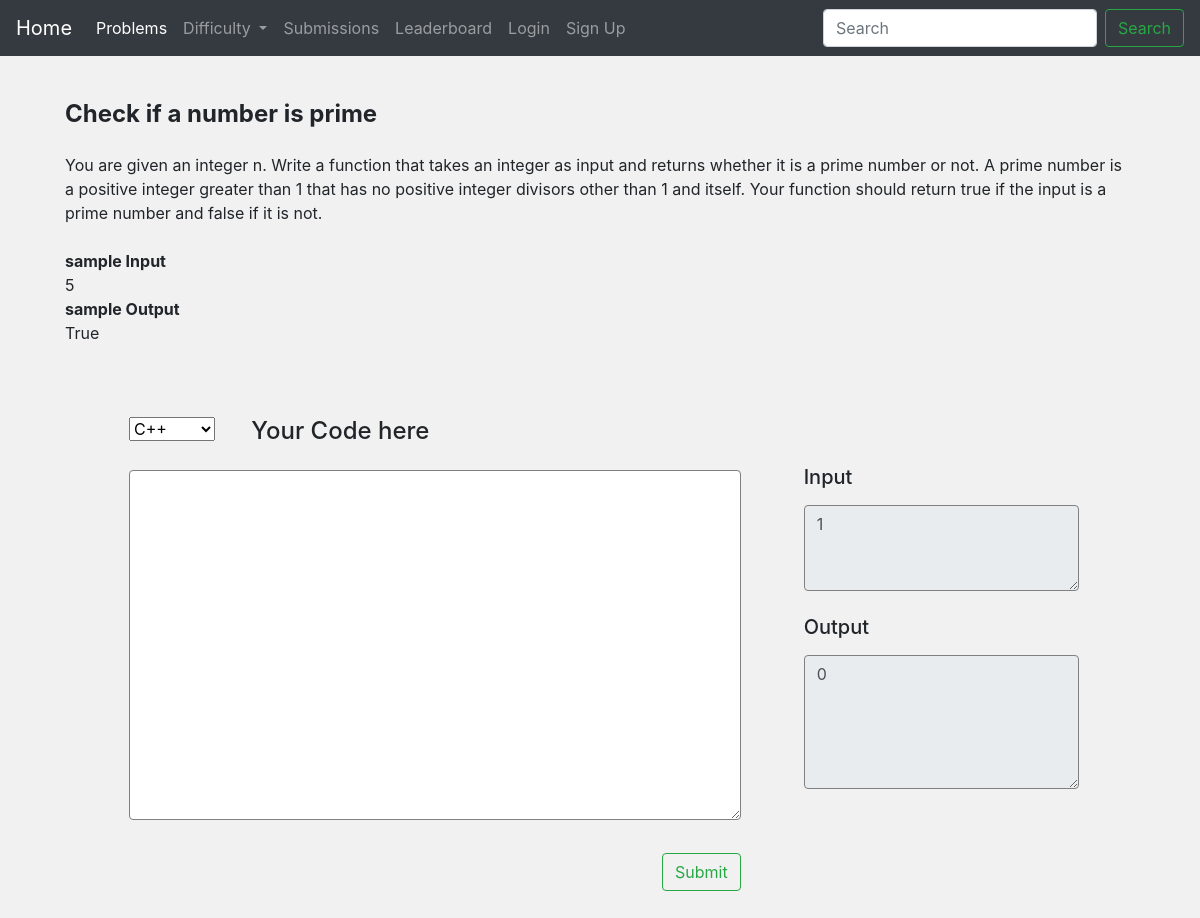
The page /problems/1/ on the database its author committed.
### ocj/models.py (models this page shows, shortened)
class Problem(models.Model):
    title = models.CharField(max_length=255)
    description = models.TextField()
    sample_input = models.TextField()
    sample_output = models.TextField()
    created_at = models.DateTimeField(auto_now_add=True)

class Testcase(models.Model):
    problem = models.ForeignKey(Problem, on_delete=models.CASCADE)
    input = models.TextField()
    output = models.TextField()
    created_at = models.DateTimeField(auto_now_add=True)

### ocj/views.py (the view)
# urls.py: path('problems/<int:pk>/', problem_detail),
@csrf_exempt
def problem_detail(request, pk):
    try:
        problem = Problem.objects.get(pk=pk)
    except Problem.DoesNotExist:
        return JsonResponse({'error': 'Problem does not exist'}, status=404)
    if request.method == 'GET':
        problem = Problem.objects.filter(id=pk)
        testcaselist = Testcase.objects.filter(problem_id=pk)
        testcase = testcaselist[0]
        return render(request, 'probView.html', {'problem': problem[0],'testcase':testcase})

### templates/probView.html (shortened to what this page needs)
{% extends 'base.html' %}
{% block content %}
<div class="container my-4">
      <div class="row">
        <div class="col md-4">
            <div class="col">
                <h4><p><b>{{problem.title}}</b></p> </h4>
        </div>
        <div class="col md-8 my-4">
             {{problem.description}} <br><br>
            <p>
                <b>sample Input</b><br>{{problem.sample_input}}<br>
                 <b>sample Output</b><br>{{problem.sample_output}}<b></b>
            </p>
        </div>
             <div class="container-fluid">
      <div class="row">
        <div class="col-sm-12 ml-5 mr-5 mt-5 mb-5">
          <form action="/problems/{{problem.id}}/verdict/" method="post">
            <div class="form-group row">
              <div class="col-sm-7 mr-5 ml-3">
                <label for="comment"><h4>Your Code here</h4></label>
                  <div style="float:left; width: 20%;">
                        <select name="language" id="language" class="form-select" onchange="update_editor()">
                            <option value="C++">C++</option>
                        </select>
                    </div>
                <textarea class="form-control my-2" rows="14" name="user_code" style="border:1px solid grey; letter-spacing: 1px; font-size: 16px; " onkeydown="if(event.keyCode===9){var v=this.value,s=this.selectionStart,e=this.selectionEnd;this.value=v.substring(0, s)+'\t'+v.substring(e);this.selectionStart=this.selectionEnd=s+1;return false;}">{{user_code}}</textarea>
              </div>
              <div class="col-sm-3 my-5">
                <div class="row mb-4">
                  <label for="comment"><h5>Input</h5></label>
                  <textarea class="form-control" rows="3" name="input_area" style="border:1px solid grey;" disabled>{{testcase.input}}</textarea>
                </div>
                <div class="row">
                  <label for="comment"><h5>Output</h5></label>
                  <textarea class="form-control" rows="5" name="output_area" style="border:1px solid grey;" disabled>{{testcase.output}}</textarea>
                </div>
              </div>
            </div>
            <div class="form-group row">
              <div class="col-sm-7 ml-3">
                  <button class="btn btn-outline-success float-right" type="submit" name="action" value="verdict">Submit </button>
              </div>
            </div>
          </form>
        </div>
      </div>
    </div>
      </div>
</div>
{% endblock %}

### templates/base.html (style rules this page uses)
body { background-color: #f1f1f1; }
.container { padding: 20px; }

### rows shown on the page
Problem: title "Check if a number is prime", description "You are given an integer n. Write a function that takes an integer as input and returns whether it is a prime number or not. A prime number is a positive integer greater than 1 that has no positive integer divisors other than 1 and itself. Your function should return true if the input is a prime number and false if it is not.", sample_input "5", sample_output "True"
Testcase: input_area "1", output_area "0"
